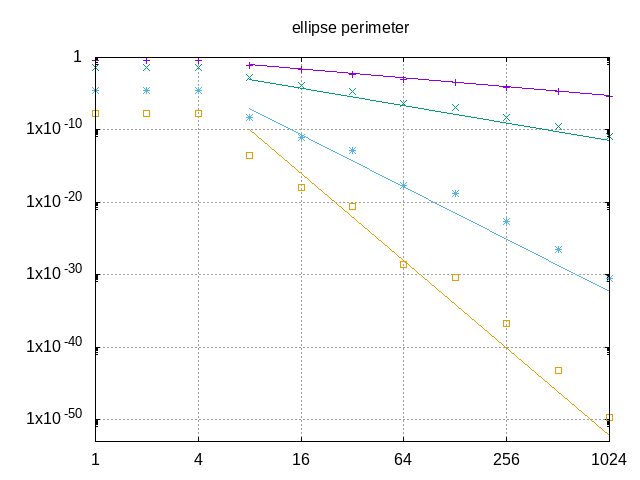

Write the gnuplot code that produced this figure.
set term png
set output "h_conv_surface_ellipse.png"

set title 'ellipse perimeter'
set key off
set logscale x 2
set logscale y 10
set grid

plot 'h_convergence_surface.dat' using 1:2 with points linestyle 1 title 'k = 1' ,\
     'h_convergence_surface.dat' using 1:4 with points linestyle 2 title 'k = 2' ,\
     'h_convergence_surface.dat' using 1:6 with points linestyle 3 title 'k = 4' ,\
     'h_convergence_surface.dat' using 1:8 with points linestyle 4 title 'k = 8' ,\
     'h_conv_th_surf_ellipse.dat' using 1:2 with lines linestyle 1, \
     'h_conv_th_surf_ellipse.dat' using 1:3 with lines linestyle 2, \
     'h_conv_th_surf_ellipse.dat' using 1:4 with lines linestyle 3, \
     'h_conv_th_surf_ellipse.dat' using 1:5 with lines linestyle 4